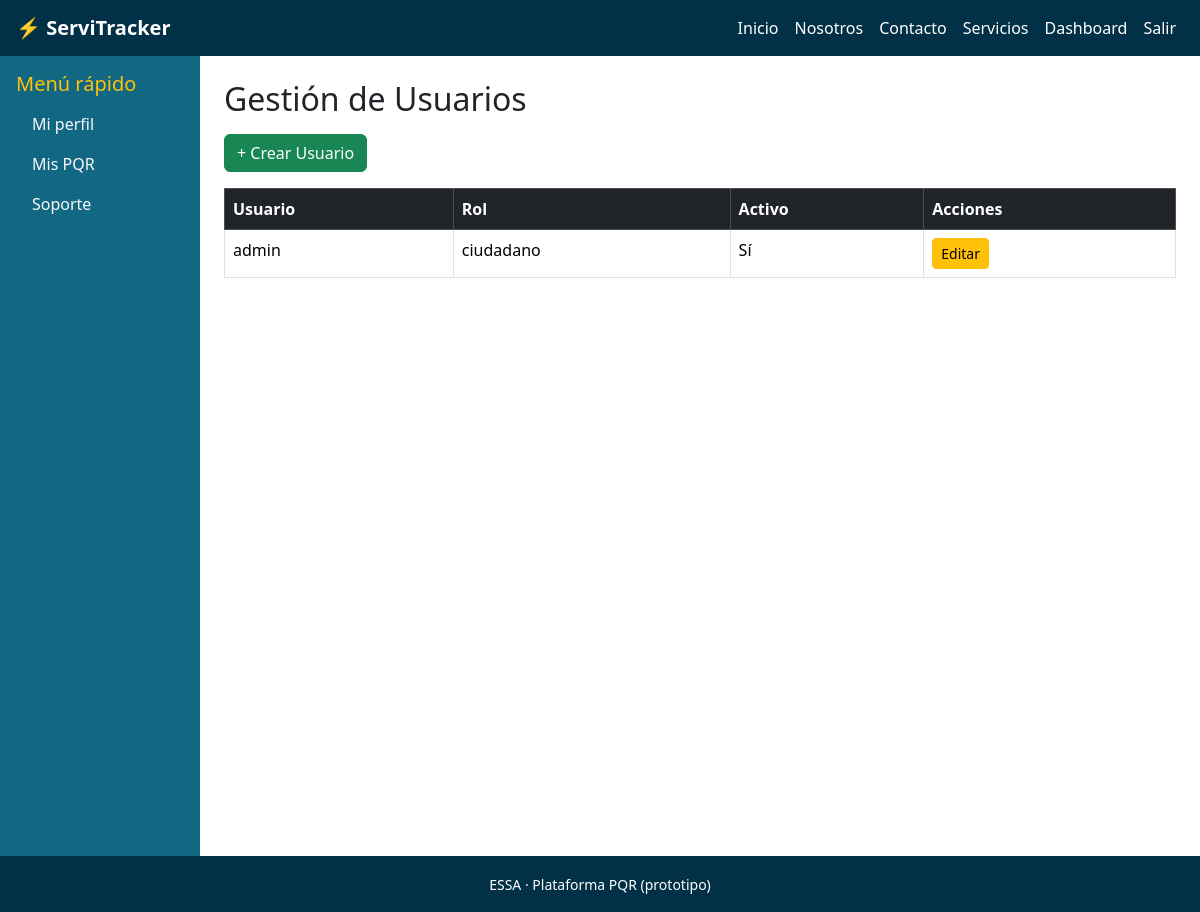
/gestion/usuarios/ (signed in), run on an earlier commit of the app's database.
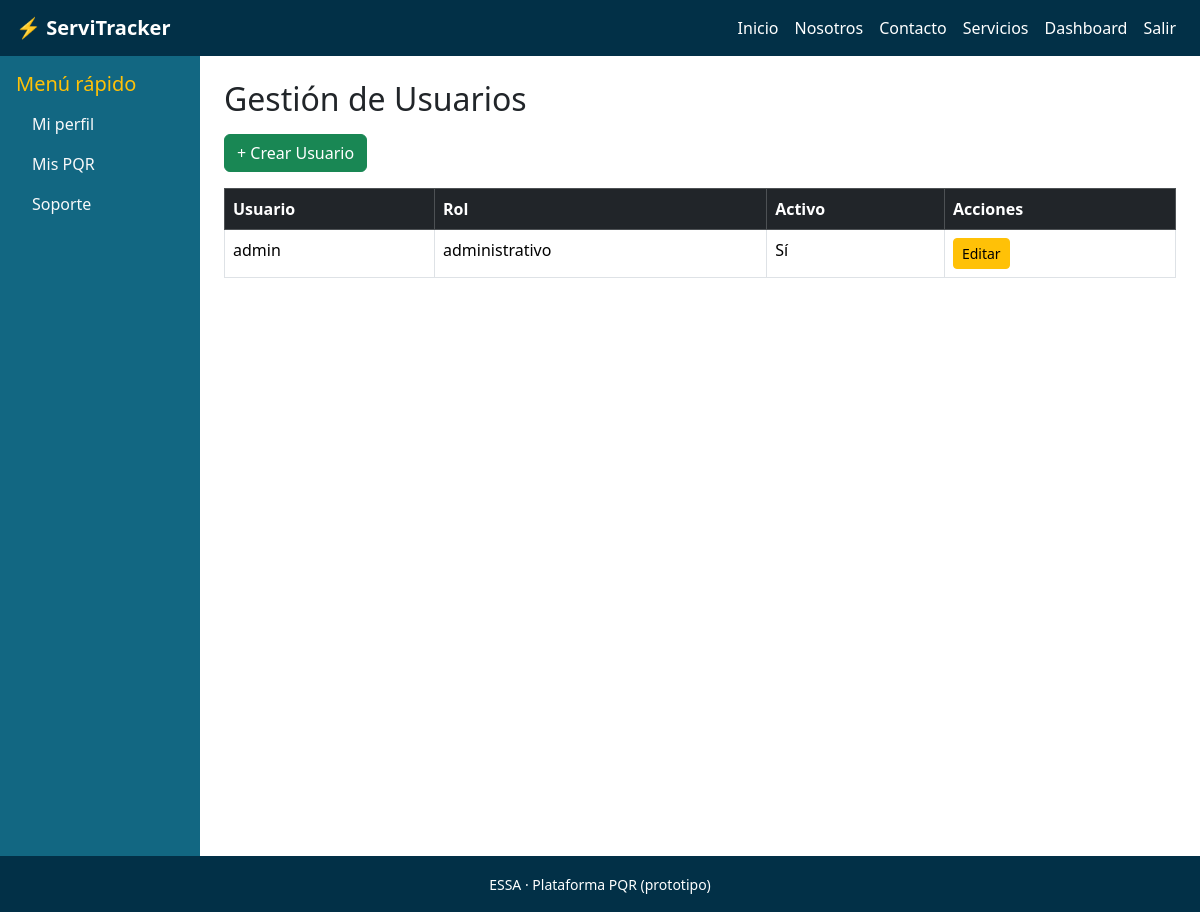
And on a later commit of the database.
### core/models.py (models this page shows, shortened)
class Usuario(AbstractUser):
    class Rol(models.TextChoices):
        CIUDADANO = 'ciudadano', 'Ciudadano'
        TECNICO = 'tecnico', 'Técnico'
        ADMINISTRATIVO = 'administrativo', 'Administrativo'
    telefono = models.CharField(max_length=20, blank=True, null=True)
    rol = models.CharField(max_length=20, choices=Rol.choices, default=Rol.CIUDADANO)
    numero_documento = models.CharField(max_length=50, blank=True, null=True)
    fecha_nacimiento = models.DateField(blank=True, null=True)
    numero_cuenta = models.CharField(
        max_length=100,
        blank=True,
        null=True,
        help_text="Número de cuenta de servicio asignado por la empresa"
    )

### core/views.py (the view)
# urls.py: path('gestion/usuarios/', admin_gestion_usuarios, name='admin_gestion_usuarios'),
@login_required
def admin_gestion_usuarios(request):
    if request.user.rol != 'administrativo' and not request.user.is_superuser:
        return redirect('dashboard')
    usuarios = Usuario.objects.all().order_by('username')
    return render(request, 'dashboard/admin_gestion_usuarios.html', {'usuarios': usuarios})

### templates/dashboard/admin_gestion_usuarios.html (shortened to what this page needs)
{% extends 'base.html' %}
{% block content %}
<h2 class="mb-3">Gestión de Usuarios</h2>
<a href="{% url 'admin_crear_usuario' %}" class="btn btn-success mb-3">+ Crear Usuario</a>
<table class="table table-bordered">
  <thead class="table-dark">
    <tr>
      <th>Usuario</th>
      <th>Rol</th>
      <th>Activo</th>
      <th>Acciones</th>
    </tr>
  </thead>
  <tbody>
    {% for u in usuarios %}
    <tr>
      <td>{{ u.username }}</td>
      <td>{{ u.rol }}</td>
      <td>{{ u.is_active|yesno:"Sí,No" }}</td>
      <td>
        <a href="{% url 'admin_editar_usuario' u.id %}" class="btn btn-sm btn-warning">Editar</a>
      </td>
    </tr>
    {% empty %}
    <tr><td colspan="4">No hay usuarios registrados.</td></tr>
    {% endfor %}
  </tbody>
</table>
{% endblock %}

What changed in the data, as far as the page shows it:
changed Usuario "admin": rol "ciudadano" → "administrativo"
